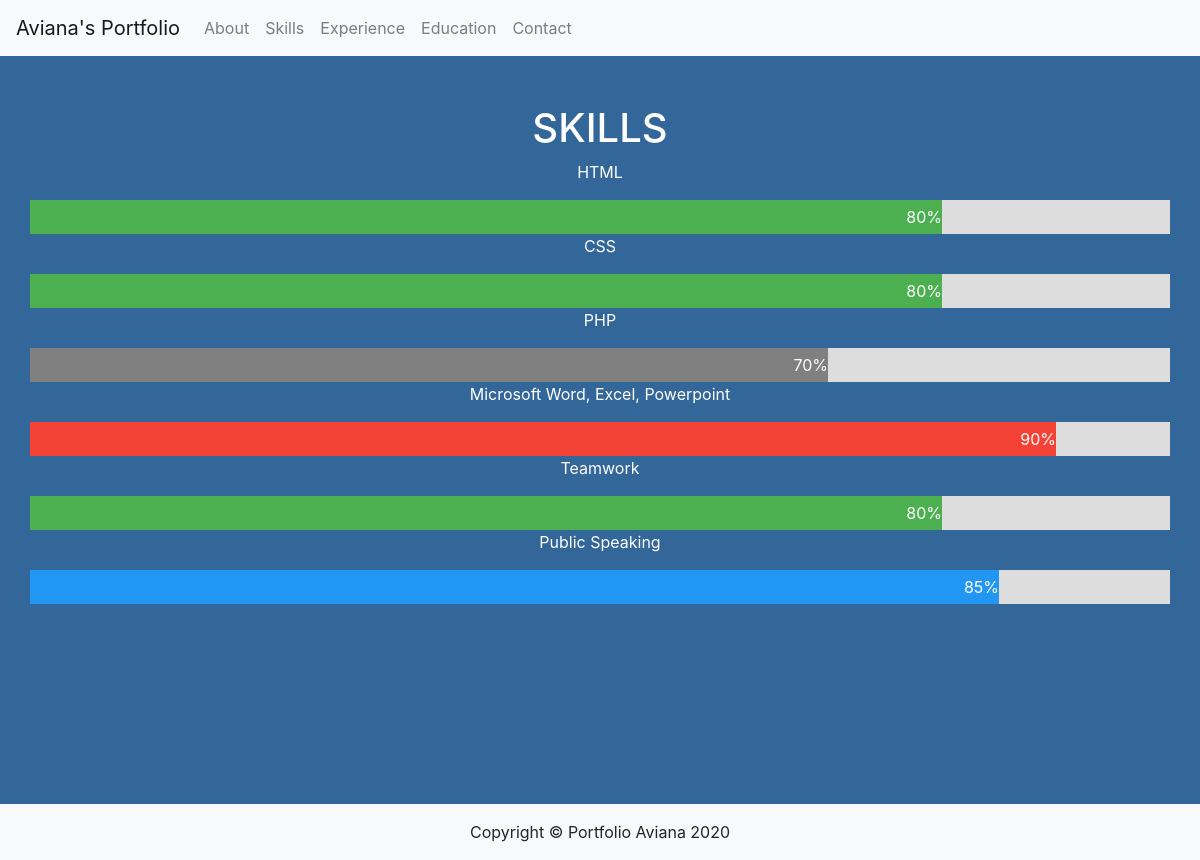
The page /skills.php on the database its author committed.
### tables this page shows
CREATE TABLE `skills` (
  `id` int(10) NOT NULL,
  `html` int(10) NOT NULL,
  `css` int(10) NOT NULL,
  `php` int(10) NOT NULL,
  `ms` int(10) NOT NULL,
  `tm` int(10) NOT NULL,
  `ps` int(10) NOT NULL
);

### skills.php (the view, shortened to what this page needs)
<!DOCTYPE html>
<html lang="en">
<head>
     <link rel="stylesheet" href="https://stackpath.bootstrapcdn.com/bootstrap/4.5.2/css/bootstrap.min.css">
     <link rel="stylesheet" href="https://cdnjs.cloudflare.com/ajax/libs/twitter-bootstrap/4.5.2/css/bootstrap.css">
     <link rel="stylesheet" href="https://use.fontawesome.com/releases/v5.6.3/css/all.css">
</head>
<body style="background-color:#336699">
    <?php
        include_once "header.php";
        include_once "koneksi.php";
        $strSQL = "SELECT * FROM skills";
        $runStrSQL = mysqli_query($conn,$strSQL);
        $jmlRowData = mysqli_num_rows($runStrSQL);
        if ($jmlRowData < 0){
            echo "<tr><td colspan='4'>Data Tidak Terdaftar Dalam Database</td></tr>";
        }
        else{
            while($row = mysqli_fetch_assoc($runStrSQL)){
    ?>
            <div class="skills-title" style="color:white;">
                <h1 class="text-uppercase pt-5">
                 <span> Skills </span>
                </h1>
                <p>HTML</p>
                <div class="container px-0">
                <div class="skills html"><?php echo $row['html']?>%</div>
                </div>
                <p>CSS</p>
                <div class="container px-0">
                <div class="skills css"><?php echo $row['css']?>%</div>
                </div>
                <p>PHP</p>
                <div class="container px-0">
                <div class="skills php"><?php echo $row['php']?>%</div>
                </div>
                <p>Microsoft Word, Excel, Powerpoint</p>
                <div class="container px-0">
                <div class="skills ms"><?php echo $row['ms']?>%</div>
                </div>
                <p>Teamwork</p>
                <div class="container px-0">
                <div class="skills tm"><?php echo $row['tm']?>%</div>
                </div>
                <p>Public Speaking</p>
                <div class="container px-0">
                <div class="skills ps"><?php echo $row['ps']?>%</div>
                </div>
            </div>
    <?php
            }
        }
        include_once "footer.php";
    ?>
</body>
</html>

### rows shown on the page
skills: html "80", css "80", php "70", ms "90", tm "80", ps "85"
